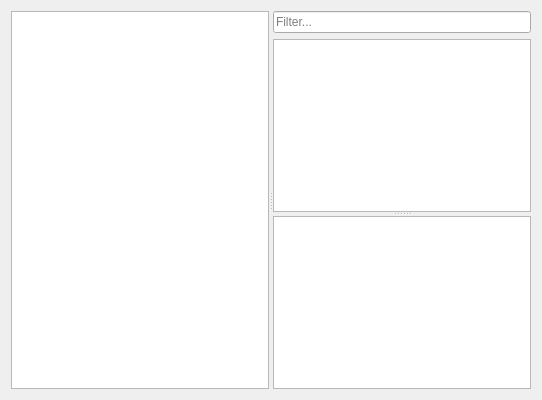
<?xml version="1.0" encoding="UTF-8"?>
<ui version="4.0">
 <class>CommitsWidget</class>
 <widget class="QWidget" name="CommitsWidget">
  <property name="geometry">
   <rect>
    <x>0</x>
    <y>0</y>
    <width>542</width>
    <height>400</height>
   </rect>
  </property>
  <property name="windowTitle">
   <string>Commits</string>
  </property>
  <property name="windowIcon">
   <iconset theme="git-commit">
    <normaloff>.</normaloff>.</iconset>
  </property>
  <layout class="QHBoxLayout" name="horizontalLayout">
   <item>
    <widget class="QSplitter" name="splitter_2">
     <property name="orientation">
      <enum>Qt::Horizontal</enum>
     </property>
     <widget class="TreeView" name="treeViewRepo">
      <property name="contextMenuPolicy">
       <enum>Qt::CustomContextMenu</enum>
      </property>
      <attribute name="headerVisible">
       <bool>false</bool>
      </attribute>
     </widget>
     <widget class="QWidget" name="">
      <layout class="QVBoxLayout" name="verticalLayout">
       <item>
        <widget class="QLineEdit" name="lineEditFilter">
         <property name="placeholderText">
          <string>Filter...</string>
         </property>
        </widget>
       </item>
       <item>
        <widget class="QSplitter" name="splitter">
         <property name="orientation">
          <enum>Qt::Vertical</enum>
         </property>
         <widget class="TreeView" name="treeViewHistory">
          <property name="contextMenuPolicy">
           <enum>Qt::CustomContextMenu</enum>
          </property>
          <property name="rootIsDecorated">
           <bool>false</bool>
          </property>
         </widget>
         <widget class="LogDetailsWidget" name="textBrowser">
          <property name="openLinks">
           <bool>false</bool>
          </property>
         </widget>
        </widget>
       </item>
      </layout>
     </widget>
    </widget>
   </item>
  </layout>
 </widget>
 <customwidgets>
  <customwidget>
   <class>TreeView</class>
   <extends>QTreeView</extends>
   <header>core/treeview.h</header>
  </customwidget>
  <customwidget>
   <class>LogDetailsWidget</class>
   <extends>QTextBrowser</extends>
   <header>widgets/logdetailswidget.h</header>
  </customwidget>
 </customwidgets>
 <resources/>
 <connections/>
</ui>
